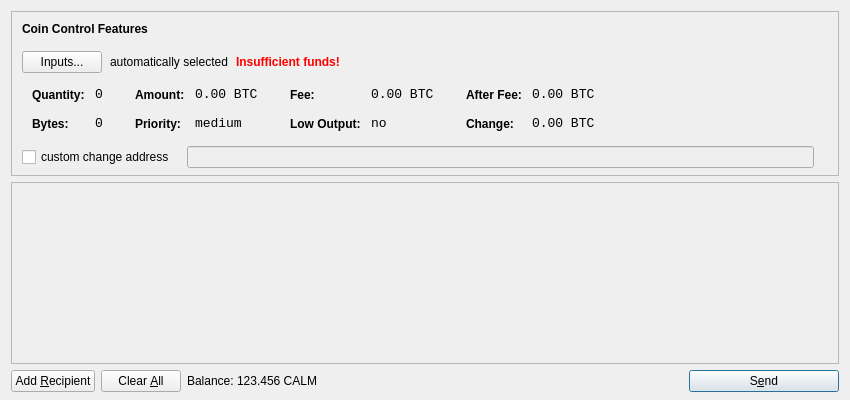
<?xml version="1.0" encoding="UTF-8"?>
<ui version="4.0">
 <class>SendCoinsDialog</class>
 <widget class="QDialog" name="SendCoinsDialog">
  <property name="geometry">
   <rect>
    <x>0</x>
    <y>0</y>
    <width>850</width>
    <height>400</height>
   </rect>
  </property>
  <property name="windowTitle">
   <string>Send Coins</string>
  </property>
  <layout class="QVBoxLayout" name="verticalLayout" stretch="0,1,0">
   <property name="bottomMargin">
    <number>8</number>
   </property>
   <item>
    <widget class="QFrame" name="frameCoinControl">
     <property name="sizePolicy">
      <sizepolicy hsizetype="Expanding" vsizetype="Expanding">
       <horstretch>0</horstretch>
       <verstretch>0</verstretch>
      </sizepolicy>
     </property>
     <property name="maximumSize">
      <size>
       <width>16777215</width>
       <height>16777215</height>
      </size>
     </property>
     <property name="frameShape">
      <enum>QFrame::StyledPanel</enum>
     </property>
     <property name="frameShadow">
      <enum>QFrame::Sunken</enum>
     </property>
     <layout class="QVBoxLayout" name="verticalLayoutCoinControl2">
      <property name="spacing">
       <number>-1</number>
      </property>
      <property name="leftMargin">
       <number>0</number>
      </property>
      <property name="topMargin">
       <number>0</number>
      </property>
      <property name="rightMargin">
       <number>0</number>
      </property>
      <property name="bottomMargin">
       <number>6</number>
      </property>
      <item>
       <layout class="QVBoxLayout" name="verticalLayoutCoinControl" stretch="0,0,0,0,1">
        <property name="spacing">
         <number>0</number>
        </property>
        <property name="leftMargin">
         <number>10</number>
        </property>
        <property name="topMargin">
         <number>10</number>
        </property>
        <item>
         <layout class="QHBoxLayout" name="horizontalLayoutCoinControl1">
          <property name="bottomMargin">
           <number>15</number>
          </property>
          <item>
           <widget class="QLabel" name="labelCoinControlFeatures">
            <property name="sizePolicy">
             <sizepolicy hsizetype="Preferred" vsizetype="Maximum">
              <horstretch>0</horstretch>
              <verstretch>0</verstretch>
             </sizepolicy>
            </property>
            <property name="font">
             <font>
              <weight>75</weight>
              <bold>true</bold>
             </font>
            </property>
            <property name="styleSheet">
             <string notr="true">font-weight:bold;</string>
            </property>
            <property name="text">
             <string>Coin Control Features</string>
            </property>
           </widget>
          </item>
         </layout>
        </item>
        <item>
         <layout class="QHBoxLayout" name="horizontalLayoutCoinControl2" stretch="0,0,0,0">
          <property name="spacing">
           <number>8</number>
          </property>
          <property name="bottomMargin">
           <number>10</number>
          </property>
          <item>
           <widget class="QPushButton" name="pushButtonCoinControl">
            <property name="styleSheet">
             <string notr="true"/>
            </property>
            <property name="text">
             <string>Inputs...</string>
            </property>
           </widget>
          </item>
          <item>
           <widget class="QLabel" name="labelCoinControlAutomaticallySelected">
            <property name="text">
             <string>automatically selected</string>
            </property>
            <property name="margin">
             <number>5</number>
            </property>
           </widget>
          </item>
          <item>
           <widget class="QLabel" name="labelCoinControlInsuffFunds">
            <property name="font">
             <font>
              <weight>75</weight>
              <bold>true</bold>
             </font>
            </property>
            <property name="styleSheet">
             <string notr="true">color:red;font-weight:bold;</string>
            </property>
            <property name="text">
             <string>Insufficient funds!</string>
            </property>
            <property name="margin">
             <number>5</number>
            </property>
           </widget>
          </item>
          <item>
           <spacer name="horizontalSpacerCoinControl">
            <property name="orientation">
             <enum>Qt::Horizontal</enum>
            </property>
            <property name="sizeHint" stdset="0">
             <size>
              <width>40</width>
              <height>1</height>
             </size>
            </property>
           </spacer>
          </item>
         </layout>
        </item>
        <item>
         <widget class="QWidget" name="widgetCoinControl" native="true">
          <property name="sizePolicy">
           <sizepolicy hsizetype="Preferred" vsizetype="Preferred">
            <horstretch>0</horstretch>
            <verstretch>0</verstretch>
           </sizepolicy>
          </property>
          <property name="minimumSize">
           <size>
            <width>0</width>
            <height>0</height>
           </size>
          </property>
          <property name="styleSheet">
           <string notr="true"/>
          </property>
          <layout class="QHBoxLayout" name="horizontalLayoutCoinControl5">
           <property name="margin">
            <number>0</number>
           </property>
           <item>
            <layout class="QHBoxLayout" name="horizontalLayoutCoinControl3" stretch="0,0,0,1">
             <property name="spacing">
              <number>20</number>
             </property>
             <property name="topMargin">
              <number>0</number>
             </property>
             <property name="bottomMargin">
              <number>10</number>
             </property>
             <item>
              <layout class="QFormLayout" name="formLayoutCoinControl1">
               <property name="horizontalSpacing">
                <number>10</number>
               </property>
               <property name="verticalSpacing">
                <number>14</number>
               </property>
               <property name="leftMargin">
                <number>10</number>
               </property>
               <property name="topMargin">
                <number>4</number>
               </property>
               <property name="rightMargin">
                <number>6</number>
               </property>
               <item row="0" column="0">
                <widget class="QLabel" name="labelCoinControlQuantityText">
                 <property name="styleSheet">
                  <string notr="true">font-weight:bold;</string>
                 </property>
                 <property name="text">
                  <string>Quantity:</string>
                 </property>
                 <property name="margin">
                  <number>0</number>
                 </property>
                </widget>
               </item>
               <item row="0" column="1">
                <widget class="QLabel" name="labelCoinControlQuantity">
                 <property name="font">
                  <font>
                   <family>Monospace</family>
                   <pointsize>10</pointsize>
                  </font>
                 </property>
                 <property name="cursor">
                  <cursorShape>IBeamCursor</cursorShape>
                 </property>
                 <property name="contextMenuPolicy">
                  <enum>Qt::ActionsContextMenu</enum>
                 </property>
                 <property name="text">
                  <string notr="true">0</string>
                 </property>
                 <property name="margin">
                  <number>0</number>
                 </property>
                 <property name="textInteractionFlags">
                  <set>Qt::LinksAccessibleByMouse|Qt::TextSelectableByKeyboard|Qt::TextSelectableByMouse</set>
                 </property>
                </widget>
               </item>
               <item row="1" column="0">
                <widget class="QLabel" name="labelCoinControlBytesText">
                 <property name="styleSheet">
                  <string notr="true">font-weight:bold;</string>
                 </property>
                 <property name="text">
                  <string>Bytes:</string>
                 </property>
                </widget>
               </item>
               <item row="1" column="1">
                <widget class="QLabel" name="labelCoinControlBytes">
                 <property name="font">
                  <font>
                   <family>Monospace</family>
                   <pointsize>10</pointsize>
                  </font>
                 </property>
                 <property name="cursor">
                  <cursorShape>IBeamCursor</cursorShape>
                 </property>
                 <property name="contextMenuPolicy">
                  <enum>Qt::ActionsContextMenu</enum>
                 </property>
                 <property name="text">
                  <string notr="true">0</string>
                 </property>
                 <property name="textInteractionFlags">
                  <set>Qt::LinksAccessibleByMouse|Qt::TextSelectableByKeyboard|Qt::TextSelectableByMouse</set>
                 </property>
                </widget>
               </item>
              </layout>
             </item>
             <item>
              <layout class="QFormLayout" name="formLayoutCoinControl2">
               <property name="horizontalSpacing">
                <number>10</number>
               </property>
               <property name="verticalSpacing">
                <number>14</number>
               </property>
               <property name="leftMargin">
                <number>6</number>
               </property>
               <property name="topMargin">
                <number>4</number>
               </property>
               <property name="rightMargin">
                <number>6</number>
               </property>
               <item row="0" column="0">
                <widget class="QLabel" name="labelCoinControlAmountText">
                 <property name="styleSheet">
                  <string notr="true">font-weight:bold;</string>
                 </property>
                 <property name="text">
                  <string>Amount:</string>
                 </property>
                 <property name="margin">
                  <number>0</number>
                 </property>
                </widget>
               </item>
               <item row="0" column="1">
                <widget class="QLabel" name="labelCoinControlAmount">
                 <property name="font">
                  <font>
                   <family>Monospace</family>
                   <pointsize>10</pointsize>
                  </font>
                 </property>
                 <property name="cursor">
                  <cursorShape>IBeamCursor</cursorShape>
                 </property>
                 <property name="contextMenuPolicy">
                  <enum>Qt::ActionsContextMenu</enum>
                 </property>
                 <property name="text">
                  <string notr="true">0.00 BTC</string>
                 </property>
                 <property name="textInteractionFlags">
                  <set>Qt::LinksAccessibleByMouse|Qt::TextSelectableByKeyboard|Qt::TextSelectableByMouse</set>
                 </property>
                </widget>
               </item>
               <item row="1" column="0">
                <widget class="QLabel" name="labelCoinControlPriorityText">
                 <property name="styleSheet">
                  <string notr="true">font-weight:bold;</string>
                 </property>
                 <property name="text">
                  <string>Priority:</string>
                 </property>
                </widget>
               </item>
               <item row="1" column="1">
                <widget class="QLabel" name="labelCoinControlPriority">
                 <property name="font">
                  <font>
                   <family>Monospace</family>
                   <pointsize>10</pointsize>
                  </font>
                 </property>
                 <property name="cursor">
                  <cursorShape>IBeamCursor</cursorShape>
                 </property>
                 <property name="contextMenuPolicy">
                  <enum>Qt::ActionsContextMenu</enum>
                 </property>
                 <property name="text">
                  <string>medium</string>
                 </property>
                 <property name="textInteractionFlags">
                  <set>Qt::LinksAccessibleByMouse|Qt::TextSelectableByKeyboard|Qt::TextSelectableByMouse</set>
                 </property>
                </widget>
               </item>
              </layout>
             </item>
             <item>
              <layout class="QFormLayout" name="formLayoutCoinControl3">
               <property name="horizontalSpacing">
                <number>10</number>
               </property>
               <property name="verticalSpacing">
                <number>14</number>
               </property>
               <property name="leftMargin">
                <number>6</number>
               </property>
               <property name="topMargin">
                <number>4</number>
               </property>
               <property name="rightMargin">
                <number>6</number>
               </property>
               <item row="0" column="0">
                <widget class="QLabel" name="labelCoinControlFeeText">
                 <property name="styleSheet">
                  <string notr="true">font-weight:bold;</string>
                 </property>
                 <property name="text">
                  <string>Fee:</string>
                 </property>
                 <property name="margin">
                  <number>0</number>
                 </property>
                </widget>
               </item>
               <item row="0" column="1">
                <widget class="QLabel" name="labelCoinControlFee">
                 <property name="font">
                  <font>
                   <family>Monospace</family>
                   <pointsize>10</pointsize>
                  </font>
                 </property>
                 <property name="cursor">
                  <cursorShape>IBeamCursor</cursorShape>
                 </property>
                 <property name="contextMenuPolicy">
                  <enum>Qt::ActionsContextMenu</enum>
                 </property>
                 <property name="text">
                  <string notr="true">0.00 BTC</string>
                 </property>
                 <property name="textInteractionFlags">
                  <set>Qt::LinksAccessibleByMouse|Qt::TextSelectableByKeyboard|Qt::TextSelectableByMouse</set>
                 </property>
                </widget>
               </item>
               <item row="1" column="0">
                <widget class="QLabel" name="labelCoinControlLowOutputText">
                 <property name="styleSheet">
                  <string notr="true">font-weight:bold;</string>
                 </property>
                 <property name="text">
                  <string>Low Output:</string>
                 </property>
                </widget>
               </item>
               <item row="1" column="1">
                <widget class="QLabel" name="labelCoinControlLowOutput">
                 <property name="font">
                  <font>
                   <family>Monospace</family>
                   <pointsize>10</pointsize>
                  </font>
                 </property>
                 <property name="cursor">
                  <cursorShape>IBeamCursor</cursorShape>
                 </property>
                 <property name="contextMenuPolicy">
                  <enum>Qt::ActionsContextMenu</enum>
                 </property>
                 <property name="text">
                  <string>no</string>
                 </property>
                 <property name="textInteractionFlags">
                  <set>Qt::LinksAccessibleByMouse|Qt::TextSelectableByKeyboard|Qt::TextSelectableByMouse</set>
                 </property>
                </widget>
               </item>
              </layout>
             </item>
             <item>
              <layout class="QFormLayout" name="formLayoutCoinControl4">
               <property name="horizontalSpacing">
                <number>10</number>
               </property>
               <property name="verticalSpacing">
                <number>14</number>
               </property>
               <property name="leftMargin">
                <number>6</number>
               </property>
               <property name="topMargin">
                <number>4</number>
               </property>
               <property name="rightMargin">
                <number>6</number>
               </property>
               <item row="0" column="0">
                <widget class="QLabel" name="labelCoinControlAfterFeeText">
                 <property name="styleSheet">
                  <string notr="true">font-weight:bold;</string>
                 </property>
                 <property name="text">
                  <string>After Fee:</string>
                 </property>
                 <property name="margin">
                  <number>0</number>
                 </property>
                </widget>
               </item>
               <item row="0" column="1">
                <widget class="QLabel" name="labelCoinControlAfterFee">
                 <property name="font">
                  <font>
                   <family>Monospace</family>
                   <pointsize>10</pointsize>
                  </font>
                 </property>
                 <property name="cursor">
                  <cursorShape>IBeamCursor</cursorShape>
                 </property>
                 <property name="contextMenuPolicy">
                  <enum>Qt::ActionsContextMenu</enum>
                 </property>
                 <property name="text">
                  <string notr="true">0.00 BTC</string>
                 </property>
                 <property name="textInteractionFlags">
                  <set>Qt::LinksAccessibleByMouse|Qt::TextSelectableByKeyboard|Qt::TextSelectableByMouse</set>
                 </property>
                </widget>
               </item>
               <item row="1" column="0">
                <widget class="QLabel" name="labelCoinControlChangeText">
                 <property name="styleSheet">
                  <string notr="true">font-weight:bold;</string>
                 </property>
                 <property name="text">
                  <string>Change:</string>
                 </property>
                </widget>
               </item>
               <item row="1" column="1">
                <widget class="QLabel" name="labelCoinControlChange">
                 <property name="font">
                  <font>
                   <family>Monospace</family>
                   <pointsize>10</pointsize>
                  </font>
                 </property>
                 <property name="cursor">
                  <cursorShape>IBeamCursor</cursorShape>
                 </property>
                 <property name="contextMenuPolicy">
                  <enum>Qt::ActionsContextMenu</enum>
                 </property>
                 <property name="text">
                  <string notr="true">0.00 BTC</string>
                 </property>
                 <property name="textInteractionFlags">
                  <set>Qt::LinksAccessibleByMouse|Qt::TextSelectableByKeyboard|Qt::TextSelectableByMouse</set>
                 </property>
                </widget>
               </item>
              </layout>
             </item>
            </layout>
           </item>
          </layout>
         </widget>
        </item>
        <item>
         <layout class="QHBoxLayout" name="horizontalLayoutCoinControl4" stretch="0,0,0">
          <property name="spacing">
           <number>12</number>
          </property>
          <property name="sizeConstraint">
           <enum>QLayout::SetDefaultConstraint</enum>
          </property>
          <property name="topMargin">
           <number>5</number>
          </property>
          <property name="rightMargin">
           <number>5</number>
          </property>
          <item>
           <widget class="QCheckBox" name="checkBoxCoinControlChange">
            <property name="text">
             <string>custom change address</string>
            </property>
           </widget>
          </item>
          <item>
           <widget class="QLineEdit" name="lineEditCoinControlChange">
            <property name="enabled">
             <bool>false</bool>
            </property>
            <property name="sizePolicy">
             <sizepolicy hsizetype="Expanding" vsizetype="Fixed">
              <horstretch>0</horstretch>
              <verstretch>0</verstretch>
             </sizepolicy>
            </property>
           </widget>
          </item>
          <item>
           <widget class="QLabel" name="labelCoinControlChangeLabel">
            <property name="sizePolicy">
             <sizepolicy hsizetype="Preferred" vsizetype="Expanding">
              <horstretch>0</horstretch>
              <verstretch>0</verstretch>
             </sizepolicy>
            </property>
            <property name="minimumSize">
             <size>
              <width>0</width>
              <height>0</height>
             </size>
            </property>
            <property name="text">
             <string/>
            </property>
            <property name="margin">
             <number>3</number>
            </property>
           </widget>
          </item>
         </layout>
        </item>
        <item>
         <spacer name="verticalSpacerCoinControl">
          <property name="orientation">
           <enum>Qt::Vertical</enum>
          </property>
          <property name="sizeHint" stdset="0">
           <size>
            <width>800</width>
            <height>1</height>
           </size>
          </property>
         </spacer>
        </item>
       </layout>
      </item>
     </layout>
    </widget>
   </item>
   <item>
    <widget class="QScrollArea" name="scrollArea">
     <property name="widgetResizable">
      <bool>true</bool>
     </property>
     <widget class="QWidget" name="scrollAreaWidgetContents">
      <property name="geometry">
       <rect>
        <x>0</x>
        <y>0</y>
        <width>830</width>
        <height>165</height>
       </rect>
      </property>
      <layout class="QVBoxLayout" name="verticalLayout_2">
       <property name="margin">
        <number>0</number>
       </property>
       <item>
        <layout class="QVBoxLayout" name="entries">
         <property name="spacing">
          <number>6</number>
         </property>
        </layout>
       </item>
       <item>
        <spacer name="verticalSpacer">
         <property name="orientation">
          <enum>Qt::Vertical</enum>
         </property>
         <property name="sizeHint" stdset="0">
          <size>
           <width>20</width>
           <height>40</height>
          </size>
         </property>
        </spacer>
       </item>
      </layout>
     </widget>
    </widget>
   </item>
   <item>
    <layout class="QHBoxLayout" name="horizontalLayout">
     <item>
      <widget class="QPushButton" name="addButton">
       <property name="toolTip">
        <string>Send to multiple recipients at once</string>
       </property>
       <property name="text">
        <string>Add &amp;Recipient</string>
       </property>
       <property name="icon">
        <iconset resource="../bitcoin.qrc">
         <normaloff>:/icons/add</normaloff>:/icons/add</iconset>
       </property>
       <property name="autoDefault">
        <bool>false</bool>
       </property>
      </widget>
     </item>
     <item>
      <widget class="QPushButton" name="clearButton">
       <property name="sizePolicy">
        <sizepolicy hsizetype="Minimum" vsizetype="Fixed">
         <horstretch>0</horstretch>
         <verstretch>0</verstretch>
        </sizepolicy>
       </property>
       <property name="toolTip">
        <string>Remove all transaction fields</string>
       </property>
       <property name="text">
        <string>Clear &amp;All</string>
       </property>
       <property name="icon">
        <iconset resource="../bitcoin.qrc">
         <normaloff>:/icons/remove</normaloff>:/icons/remove</iconset>
       </property>
       <property name="autoRepeatDelay">
        <number>300</number>
       </property>
       <property name="autoDefault">
        <bool>false</bool>
       </property>
      </widget>
     </item>
     <item>
      <layout class="QHBoxLayout" name="horizontalLayout_2">
       <property name="spacing">
        <number>3</number>
       </property>
       <item>
        <widget class="QLabel" name="label">
         <property name="text">
          <string>Balance:</string>
         </property>
        </widget>
       </item>
       <item>
        <widget class="QLabel" name="labelBalance">
         <property name="cursor">
          <cursorShape>IBeamCursor</cursorShape>
         </property>
         <property name="text">
          <string>123.456 CALM</string>
         </property>
         <property name="textInteractionFlags">
          <set>Qt::LinksAccessibleByMouse|Qt::TextSelectableByKeyboard|Qt::TextSelectableByMouse</set>
         </property>
        </widget>
       </item>
      </layout>
     </item>
     <item>
      <spacer name="horizontalSpacer">
       <property name="orientation">
        <enum>Qt::Horizontal</enum>
       </property>
       <property name="sizeHint" stdset="0">
        <size>
         <width>40</width>
         <height>20</height>
        </size>
       </property>
      </spacer>
     </item>
     <item>
      <widget class="QPushButton" name="sendButton">
       <property name="minimumSize">
        <size>
         <width>150</width>
         <height>0</height>
        </size>
       </property>
       <property name="toolTip">
        <string>Confirm the send action</string>
       </property>
       <property name="text">
        <string>S&amp;end</string>
       </property>
       <property name="icon">
        <iconset resource="../bitcoin.qrc">
         <normaloff>:/icons/send</normaloff>:/icons/send</iconset>
       </property>
       <property name="default">
        <bool>true</bool>
       </property>
      </widget>
     </item>
    </layout>
   </item>
  </layout>
 </widget>
 <resources>
  <include location="../bitcoin.qrc"/>
 </resources>
 <connections/>
</ui>
